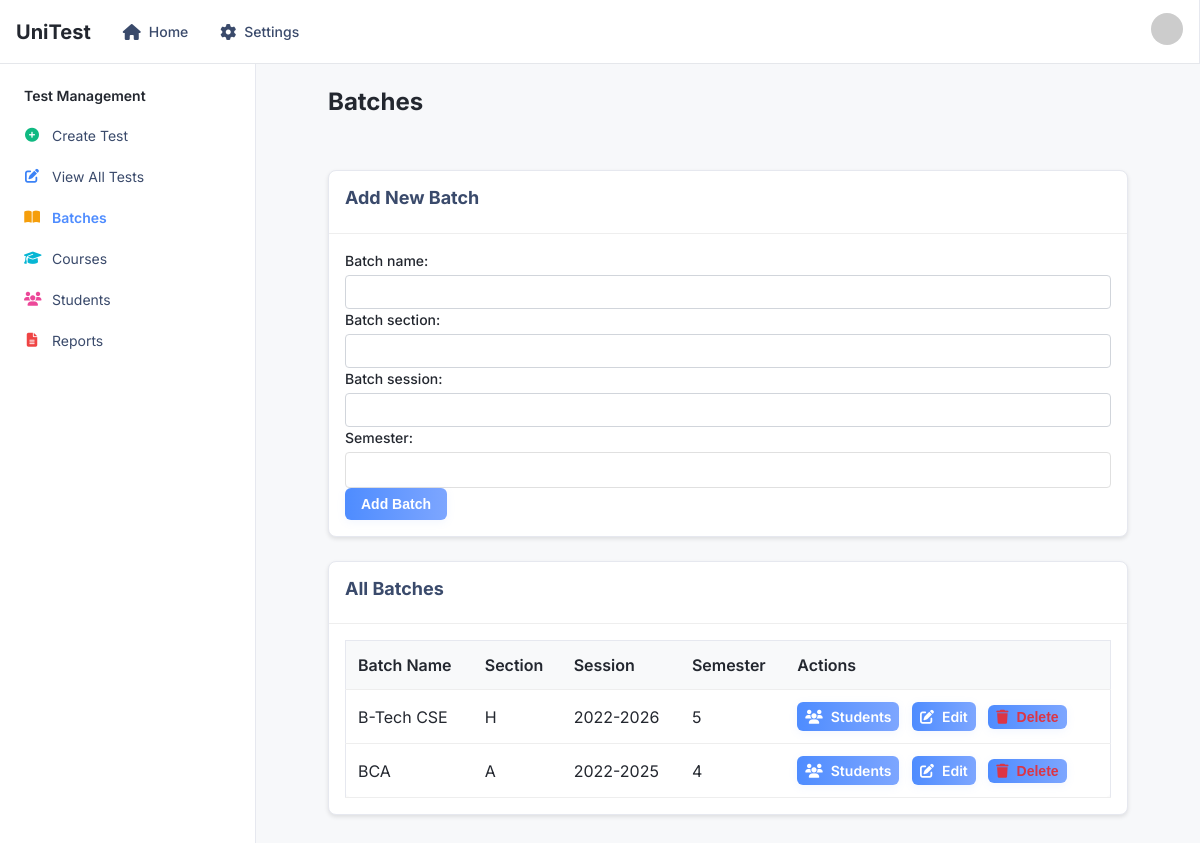
/batches/ (signed in), run on the app's committed database.
### base/models.py (models this page shows, shortened)
class Batch(models.Model):
    batch_name    = models.CharField(max_length=255)
    batch_section = models.CharField(max_length=3)
    batch_session = models.CharField(max_length=20)
    semester      = models.IntegerField()

### base/views.py (the view)
# urls.py: path('batches/',                       views.batches,                       name = 'batches'),
@login_required
def batches(request):
    all_batches = Batch.objects.all()
    if request.method == "POST":
        form = batchForm(request.POST)
        if form.is_valid():
            form.save()
            return redirect('batches')
        else:
            print("Form Errors:", form.errors)
    else:
        form = batchForm()
    context = {
        'batches': all_batches,
        'form': form,
    }
    return render(request, 'batches.html', context)

### base/forms.py
class batchForm(forms.ModelForm):
    class Meta:
        model = Batch
        fields = '__all__'

### templates/batches.html (shortened to what this page needs)
{% extends 'base.html' %} {% block content %}
<div class="container">
    <h1>Batches</h1>
    <div class="card">
        <header class="card-header">
            <h2>Add New Batch</h2>
        </header>
        <div class="card-content">
            <form method="POST">
                {% csrf_token %} {{ form.as_p }}
                <button type="submit" class="button">Add Batch</button>
            </form>
        </div>
    </div>
    <div class="card mt-4">
        <header class="card-header">
            <h2>All Batches</h2>
        </header>
        <div class="card-content">
            {% if batches %}
            <div class="table-container">
                <table class="table">
                    <thead>
                        <tr>
                            <th>Batch Name</th>
                            <th>Section</th>
                            <th>Session</th>
                            <th>Semester</th>
                            <th>Actions</th>
                        </tr>
                    </thead>
                    <tbody>
                        {% for batch in batches %}
                        <tr>
                            <td>{{ batch.batch_name }}</td>
                            <td>{{ batch.batch_section }}</td>
                            <td>{{ batch.batch_session }}</td>
                            <td>{{ batch.semester }}</td>
                            <td>
                                <a href="{% url 'view_batch_students' batch.id %}" class="button ghost"> <i class="fas fa-users"></i> Students </a>
                                <a href="{% url 'update_batch' batch.id %}" class="button ghost"> <i class="fas fa-edit"></i> Edit </a>
                                <button class="button ghost delete-batch" data-batch-id="{{ batch.id }}"><i class="fas fa-trash"></i> Delete</button>
                            </td>
                        </tr>
                        {% endfor %}
                    </tbody>
                </table>
            </div>
            {% else %}
            <p>No batches have been added yet.</p>
            {% endif %}
        </div>
    </div>
</div>
{% endblock %}

### static/css/dash.css (style rules this page uses)
:root { --primary: #0070f3; --primary-hover: #0060df; --background: #ffffff; --foreground: #000000; --muted: #6b7280; --muted-foreground: #6b7280; --border: #e5e7eb; --input: #e5e7eb; --ring: #e5e7eb; --radius: 0.5rem; --green: #10b981; --blue: #3b82f6; --orange: #f59e0b; --purple: #8b5cf6; --yellow: #f59e0b; --pink: #ec4899; --cyan: #06b6d4; --red: #ef4444; }
* { box-sizing: border-box; margin: 0; padding: 0; }
body { font-family: -apple-system, BlinkMacSystemFont, 'Segoe UI', Roboto, 'Helvetica Neue', Arial, sans-serif; background-color: #f9fafb; color: var(--foreground); line-height: 1.5; height: 100vh; }
a { text-decoration: none; color: inherit; }

### static/css/create.css (style rules this page uses)
:root { --primary: #0070f3; --primary-hover: #0060df; --background: #ffffff; --foreground: #000000; --muted: #6b7280; --muted-foreground: #6b7280; --border: #e5e7eb; --input: #e5e7eb; --ring: #e5e7eb; --radius: 0.5rem; --error: #ef4444; }
* { box-sizing: border-box; margin: 0; padding: 0; }
body { font-family: -apple-system, BlinkMacSystemFont, 'Segoe UI', Roboto, 'Helvetica Neue', Arial, sans-serif; background-color: #f9fafb; color: var(--foreground); line-height: 1.5; }
.container { max-width: 1200px; margin: 0 auto; padding: 2rem 1rem; }
h2 { font-size: 1.875rem; font-weight: 700; line-height: 1.2; margin-bottom: 0.5rem; }
.card { background-color: white; border-radius: var(--radius); box-shadow: 0 1px 3px rgba(0, 0, 0, 0.1); margin: 50px auto; width: 800px; }
.card-content { padding: 1.5rem; }
label { display: block; font-size: 0.875rem; font-weight: 500; margin-bottom: 0.5rem; }
input, select, textarea { width: 100%; padding: 0.5rem; border: 1px solid var(--input); border-radius: var(--radius); font-size: 0.875rem; background-color: var(--background); }
.button { display: inline-flex; align-items: center; justify-content: center; border-radius: var(--radius); font-size: 0.875rem; font-weight: 500; padding: 0.5rem 1rem; cursor: pointer; transition: background-color 0.2s, color 0.2s, border-color 0.2s; border: 1px solid transparent; }
.button.ghost { background-color: transparent; border-color: transparent; padding: 0.25rem; }

### static/css/course.css (style rules this page uses)
:root { --primary-color: #0070f3; --background-color: #f0f0f0; --card-background: #ffffff; --text-color: #333333; --muted-color: #666666; --border-color: #e0e0e0; }
body { font-family: -apple-system, BlinkMacSystemFont, "Segoe UI", Roboto, "Helvetica Neue", Arial, sans-serif; line-height: 1.6; color: var(--text-color); background-color: var(--background-color); margin: 0; padding: 0; }
.container { max-width: 1200px; margin: 0 auto; padding: 2rem; }
h1, h2, h3 { margin-top: 0; }
label { display: block; margin-bottom: 0.5rem; font-weight: 500; }
input[type="text"], input[type="number"], textarea { width: 100%; padding: 0.5rem; border: 1px solid var(--border-color); border-radius: 4px; font-size: 1rem; }
.button { display: inline-flex; align-items: center; justify-content: center; padding: 0.5rem 1rem; border: none; border-radius: 4px; font-size: 1rem; cursor: pointer; transition: background-color 0.2s; }
.button i { margin-right: 0.5rem; }

### static/css/view_test.css (style rules this page uses)
:root { --primary-color: #0070f3; --background-color: #f0f0f0; --card-background: #ffffff; --text-color: #333333; --muted-color: #666666; --border-color: #e0e0e0; --success-color: #28a745; --warning-color: #ffc107; }
body { font-family: -apple-system, BlinkMacSystemFont, 'Segoe UI', Roboto, 'Helvetica Neue', Arial, sans-serif; line-height: 1.6; color: var(--text-color); background-color: var(--background-color); margin: 0; padding: 0; }
.container { max-width: 800px; margin: 0 auto; padding: 2rem; }
h1, h2, h3 { margin-top: 0; }

### templates/batches.html (style rules this page uses)
.card { background: white; border-radius: 8px; box-shadow: 0 2px 4px rgba(0, 0, 0, 0.1); margin-bottom: 1rem; }
.card-header { padding: 1rem; border-bottom: 1px solid #eee; }
.card-content { padding: 1rem; }
.table-container { overflow-x: auto; }
.table { width: 100%; border-collapse: collapse; }
.table th, .table td { padding: 0.75rem; text-align: left; border-bottom: 1px solid #eee; }
.table th { font-weight: 600; background-color: #f8f9fa; }
.button.ghost { padding: 0.25rem 0.5rem; margin-right: 0.5rem; }
.button.ghost.delete-batch { color: #dc3545; }
.mt-4 { margin-top: 1.5rem; }

### data on the page
Batch: batch_name "B-Tech CSE", batch_section "H", batch_session "2022-2026", semester "5"
Batch: batch_name "BCA", batch_section "A", batch_session "2022-2025", semester "4"
